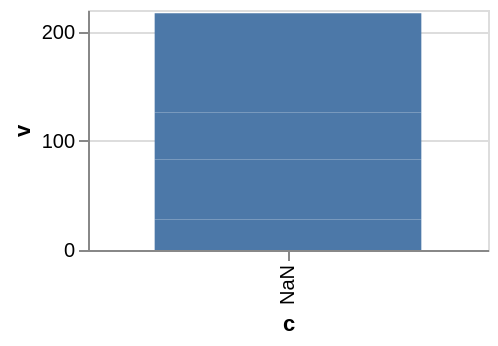

Describe this chart as a Vega-Lite specification.
### Vega-Lite specification from a JSON file in a GitHub repository (floating-point values rounded to 4 significant figures)
{"$schema": "https://vega.github.io/schema/vega-lite/v6.json", "width": 200, "height": 120, "data": {"values": [{"c": "alpha", "v": 28, "w": 3, "t": "2024-01-07"}, {"c": "beta", "v": 55, "w": 7, "t": "2024-03-19"}, {"c": "gamma", "v": 43, "w": 5, "t": "2024-06-02"}, {"c": "delta", "v": 91, "w": 9, "t": "2024-09-11"}]}, "mark": {"type": "bar"}, "encoding": {"x": {"field": "c", "type": "nominal"}, "y": {"field": "v", "type": "quantitative"}, "xOffset": {"field": "c", "type": "nominal", "timeUnit": "date"}}}
